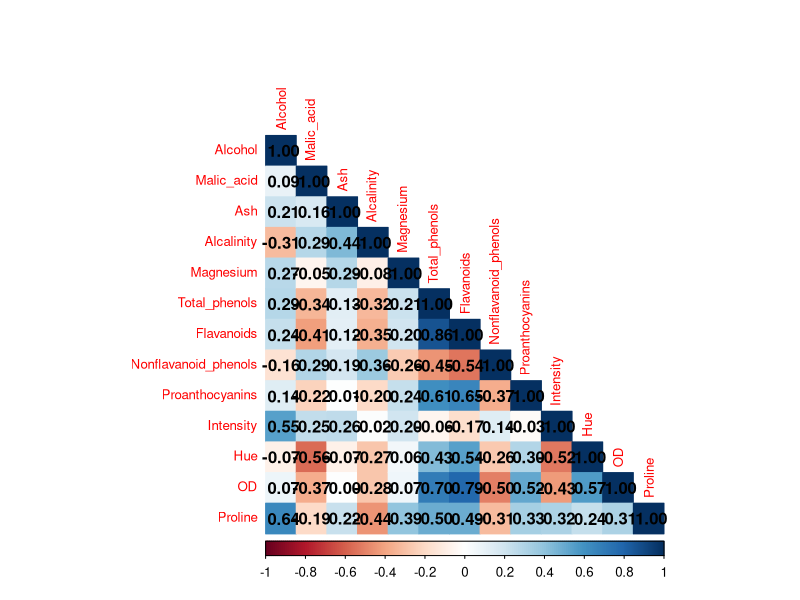

The R script that drew this image:
## ---- chunk 1
knitr::opts_chunk$set(echo = TRUE)

#Librerias que se van a usar en esta tarea
library(readxl)
library(ggplot2)
library(dplyr)

#Manejo de Formato de mi MD
library(GGally)
library(gridExtra)
library(grid)
library(cowplot)
library(corrplot)


#Cargar los arvhivos

#Cargando los datos con los que vamos a trabajar en esta tarea
data <- read.csv("Data/wine.txt", header = TRUE, sep = ",", stringsAsFactors = FALSE)

## ---- chunk 2

summary(data)

str(data)

## ---- chunk 3
#Haciendo el la matriz de correlacion

matriz_correlacion <- cor(data[, -1], use = "pairwise.complete.obs")
corrplot(matriz_correlacion, method = "color", type = "lower", tl.cex = 0.8, addCoef.col = "black")

## ---- chunk 4
vars_selesccionadas <- c("Flavanoids", "Total_phenols", "OD", "Proline", "Alcohol", "Proanthocyanins")

## ---- chunk 5


